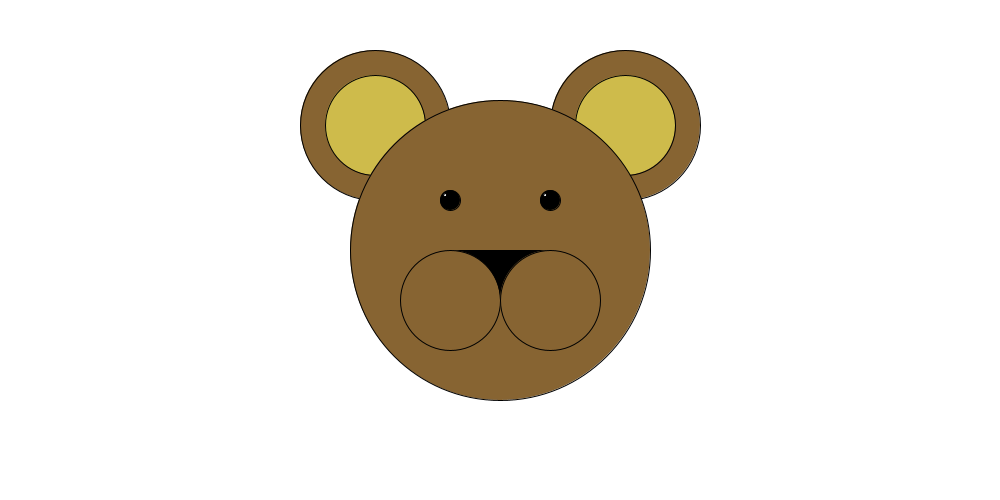
Frame 1 (no input)
Frame 60 (the mouse pressed at the canvas centre just before this capture): identical to frame 1, image omitted
Frame 120 (the mouse held since frame 60 and released just before this capture): identical to frame 1, image omitted

The Processing sketch that drew this single still picture (run headless with seeded random() and noise(); from frame 60 on, the mouse is pressed at the canvas centre):

// Processing sketch: processing_156782
// ── processing_156782.pde

/*Day 1, Homework: Create the Character, by Brian Tsukerman*/
int bigger = 20;
int smaller = 5;

void setup(){
  size(1000,500); 
}

void draw(){
  background(255);  

  //Draw bear's left ear
  fill(135,100,50);
  ellipse(width/2-125, height/2-125, 150, 150);

  //Draw bear's left inner ear
  fill(206,187,75);
  ellipse(width/2-125,height/2-125,100,100);

  //Draw bear's right ear
  fill(135,100,50);
  ellipse(width/2+125, height/2-125, 150, 150);

  //Draw bear's right inner ear
  fill(206,187,75);
  ellipse(width/2+125, height/2-125, 100, 100);
  
  //Draw bear's head
  fill(135,100,50);
  ellipse(width/2,height/2,300,300);

  //Draw bear's eyes
  fill(0);
  ellipse(width/2-50,height/2-50,20,20);    
  ellipse(width/2+50,height/2-50,20,20);      

  //Draw bear's eye shine
  fill(255);
  ellipse(width/2-55, height/2-55, 3, 3);
  
  ellipse(width/2+45,height/2-55,3,3);

  //Draw bear's nose
  fill(0);
  triangle(width/2, height/2+50, width/2-50, height/2, width/2+50, height/2);

  //Draw bear's jowl
  fill(135,100,50);
  ellipse(width/2-50,height/2+50, 100, 100);
  ellipse(width/2+50,height/2+50, 100, 100);
}
